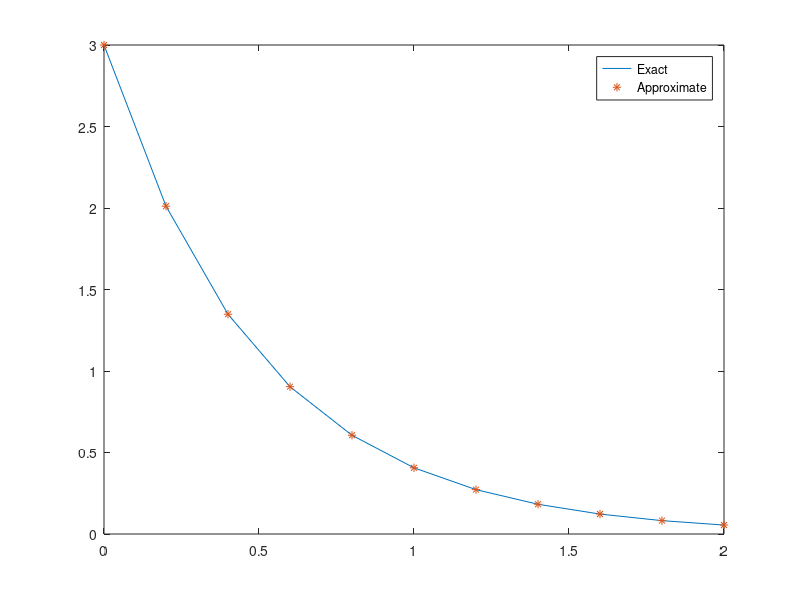

This figure's MATLAB source:
clc
clearvars

% Solve y'(t)=-2y(t) with y0=3, 4th order Runge Kutta
y0 = 3;                  % Initial Condition
h=0.2;                   % Time step
t = 0:h:2;               % t goes from 0 to 2 seconds.
yexact = 3*exp(-2*t)     % Exact solution (in general we won't know this
ystar = zeros(size(t));  % Preallocate array (good coding practice)

ystar(1) = y0;           % Initial condition gives solution at t=0.
for i=1:(length(t)-1)
  
  k1 = -2*ystar(i)  % Approx for y gives approx for deriv
  y1 = ystar(i)+k1*h/2;      % Intermediate value (using k1)
  
  k2 = -2*y1        % Approx deriv at intermediate value.
  y2 = ystar(i)+k2*h/2;      % Intermediate value (using k2)
  
  k3 = -2*y2        % Another approx deriv at intermediate value.
  y3 = ystar(i)+k3*h;        % Endpoint value (using k3)
  
  k4 = -2*y3        % Approx deriv at endpoint value.
  
  ystar(i+1) = ystar(i) + (k1+2*k2+2*k3+k4)*h/6; % Approx soln
end
plot(t,yexact,t,ystar,'*');
legend('Exact','Approximate');